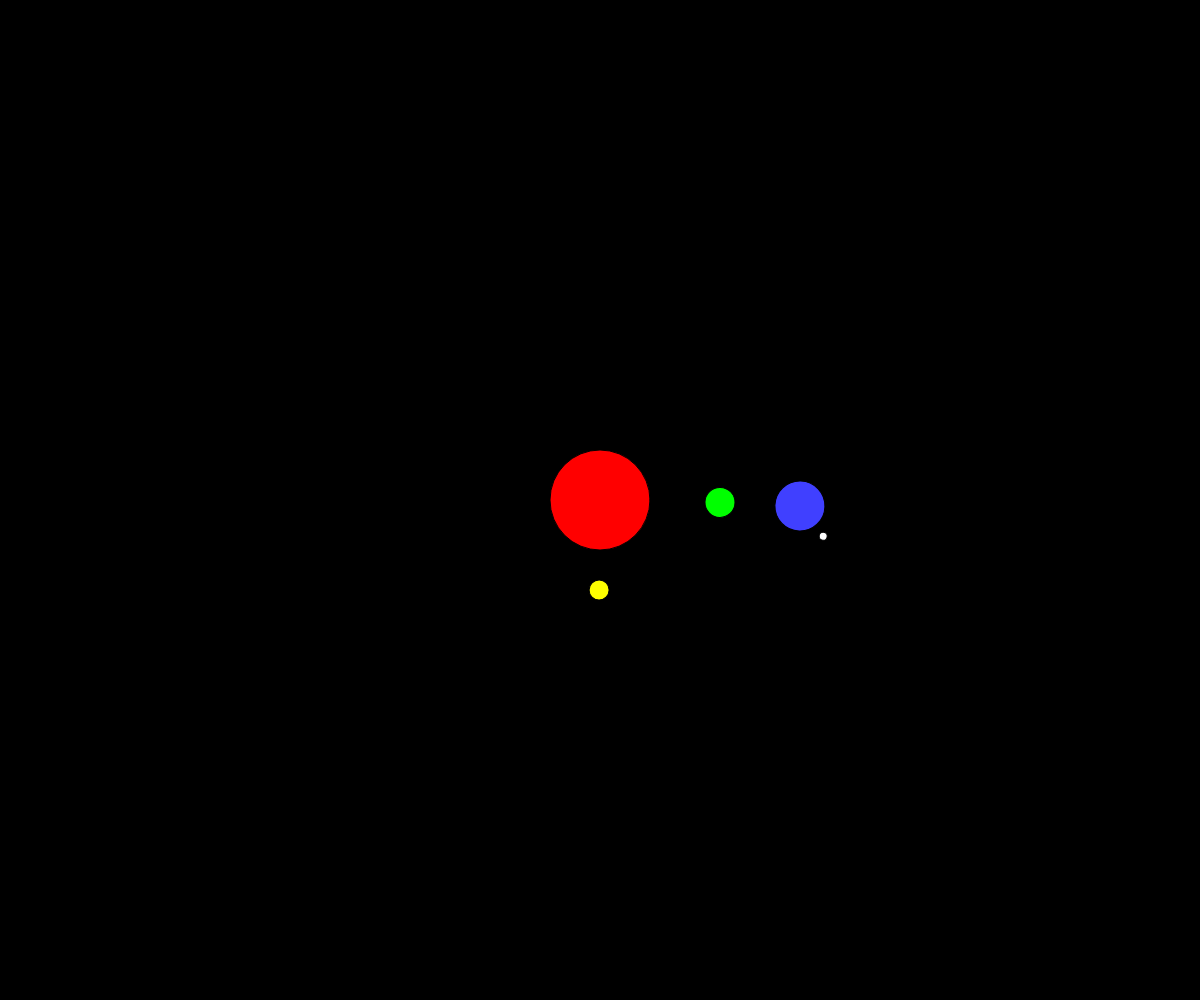
Frame 1 (no input)
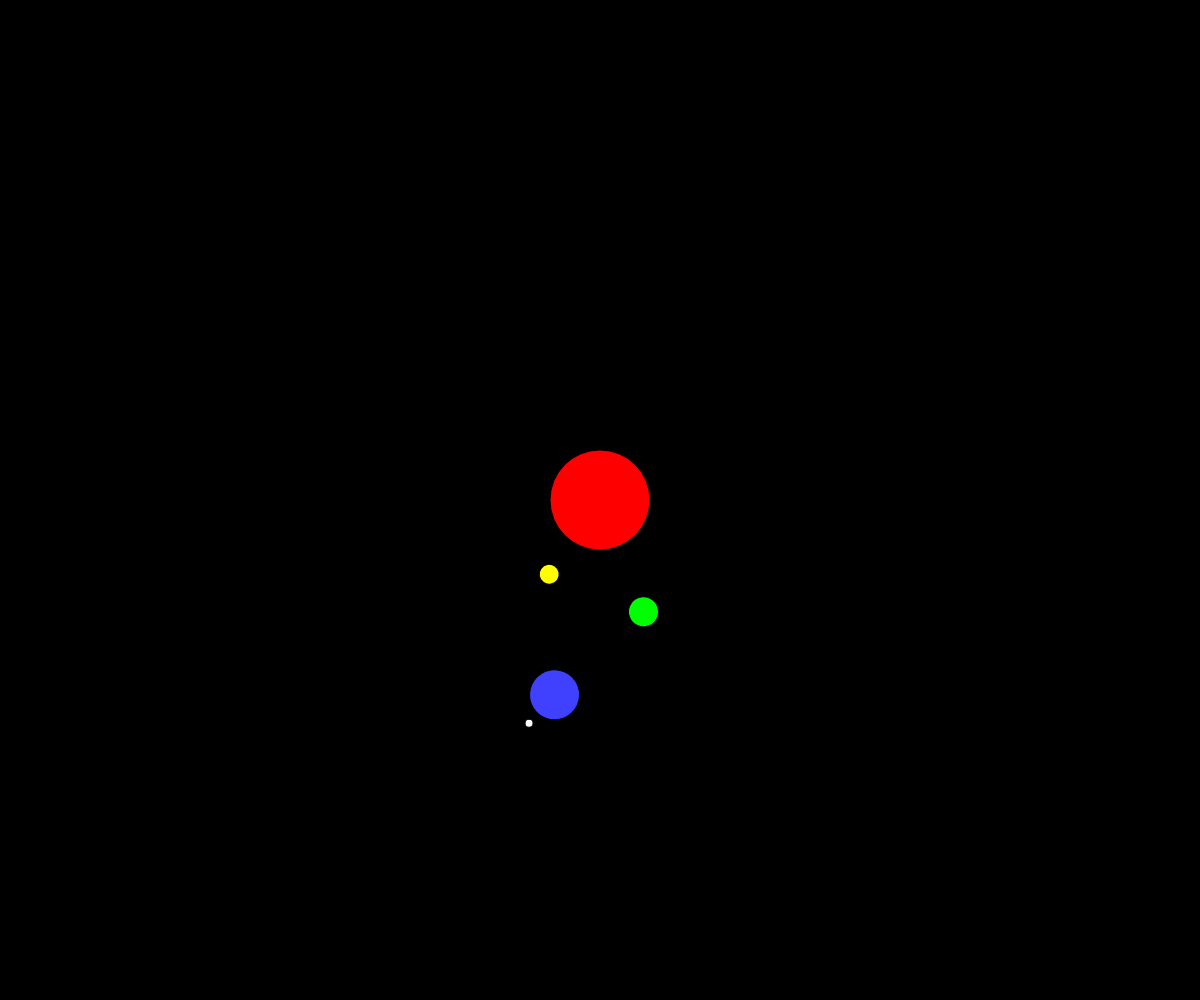
Frame 60 (no input)
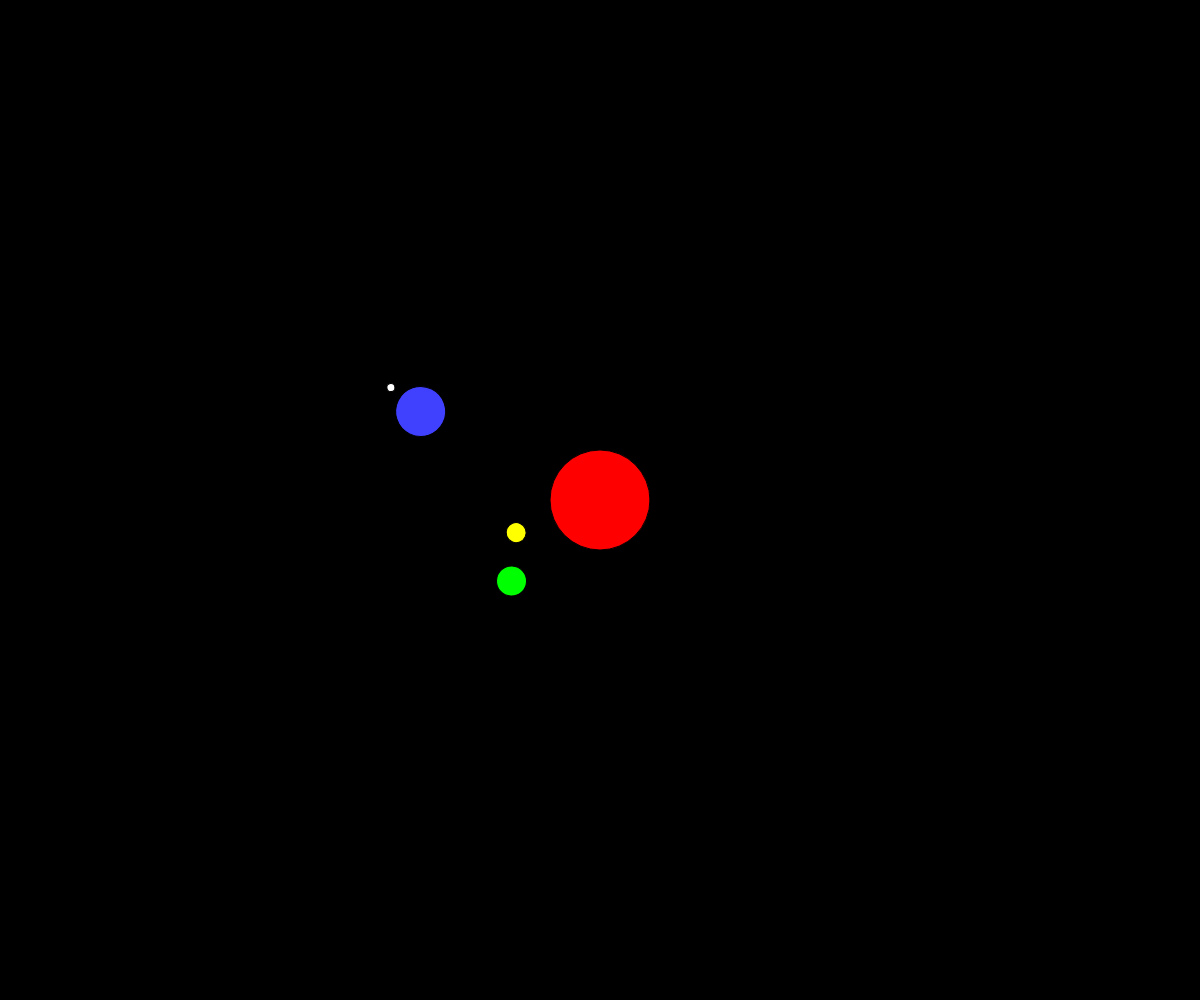
Frame 120 (the mouse pressed at the canvas centre since frame 60)

The p5.js sketch that drew these frames (run headless with seeded random() and noise() and a simulated clock; from frame 60 on, the mouse is pressed at the canvas centre):

// p5.js sketch
// ── sketch.js
let speed


function setup(){
  createCanvas(windowWidth,windowHeight);
}

function draw(){
  background(0);
  
  translate(width/2,height/2);
  fill(255,0,0);
  ellipse(0,0,100,100);
  
  rotate(frameCount*0.01);
  fill("#FFFF00");
  ellipse(0,90,20,20);
  
  rotate(frameCount*0.01);
  fill("#00FF00");
  ellipse(120,0,30,30);
  
  rotate(frameCount*0.01);
  fill("#4040FF");
  ellipse(200,0,50,50);
  
  translate(200,0)
  rotate(frameCount*0.1);
  fill(255);
  ellipse(27,27,8,8);
}
